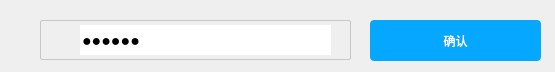
<?xml version="1.0" encoding="UTF-8"?>
<ui version="4.0">
 <class>FilePassword</class>
 <widget class="QDialog" name="FilePassword">
  <property name="geometry">
   <rect>
    <x>0</x>
    <y>0</y>
    <width>555</width>
    <height>72</height>
   </rect>
  </property>
  <property name="windowTitle">
   <string>设定文件密钥</string>
  </property>
  <widget class="QFrame" name="pass_frame">
   <property name="geometry">
    <rect>
     <x>40</x>
     <y>20</y>
     <width>311</width>
     <height>40</height>
    </rect>
   </property>
   <property name="styleSheet">
    <string notr="true">

#pass_frame::!hover{

      border: 1px solid #c7c7c7;
      border-radius: 2px;
	  margin-top: 0ex

}
#pass_frame::hover{
      border: 1px solid #58a6ee;
      border-radius: 2px;
	  margin-top: 0ex
}</string>
   </property>
   <property name="frameShape">
    <enum>QFrame::StyledPanel</enum>
   </property>
   <property name="frameShadow">
    <enum>QFrame::Raised</enum>
   </property>
   <widget class="QLineEdit" name="passwordEdit">
    <property name="geometry">
     <rect>
      <x>40</x>
      <y>5</y>
      <width>251</width>
      <height>30</height>
     </rect>
    </property>
    <property name="styleSheet">
     <string notr="true">font: 12pt</string>
    </property>
    <property name="text">
     <string>123456</string>
    </property>
    <property name="frame">
     <bool>false</bool>
    </property>
    <property name="echoMode">
     <enum>QLineEdit::Password</enum>
    </property>
    <property name="clearButtonEnabled">
     <bool>false</bool>
    </property>
   </widget>
   <widget class="QLabel" name="passlog">
    <property name="geometry">
     <rect>
      <x>10</x>
      <y>12</y>
      <width>18</width>
      <height>18</height>
     </rect>
    </property>
    <property name="styleSheet">
     <string notr="true">background-image: url(:/XMSDiskClientGui/Resources/passwd.png);</string>
    </property>
    <property name="text">
     <string/>
    </property>
   </widget>
  </widget>
  <widget class="QPushButton" name="pushButton">
   <property name="geometry">
    <rect>
     <x>370</x>
     <y>20</y>
     <width>171</width>
     <height>41</height>
    </rect>
   </property>
   <property name="styleSheet">
    <string notr="true">QPushButton
{
background-repeat: no-repeat;
background-position:left;
border-radius:4px;   
color:rgb(255, 255, 255);
font: 12pt &quot;黑体&quot;;
}
QPushButton::!hover{
background-color: rgb(6, 168, 255);

}

QPushButton::hover{
background-color: #059bec;
}</string>
   </property>
   <property name="text">
    <string>确认</string>
   </property>
   <property name="default">
    <bool>true</bool>
   </property>
   <property name="flat">
    <bool>false</bool>
   </property>
  </widget>
 </widget>
 <layoutdefault spacing="6" margin="11"/>
 <resources>
  <include location="xmsdiskclientgui.qrc"/>
 </resources>
 <connections>
  <connection>
   <sender>pushButton</sender>
   <signal>clicked()</signal>
   <receiver>FilePassword</receiver>
   <slot>accept()</slot>
   <hints>
    <hint type="sourcelabel">
     <x>495</x>
     <y>33</y>
    </hint>
    <hint type="destinationlabel">
     <x>752</x>
     <y>65</y>
    </hint>
   </hints>
  </connection>
 </connections>
</ui>
